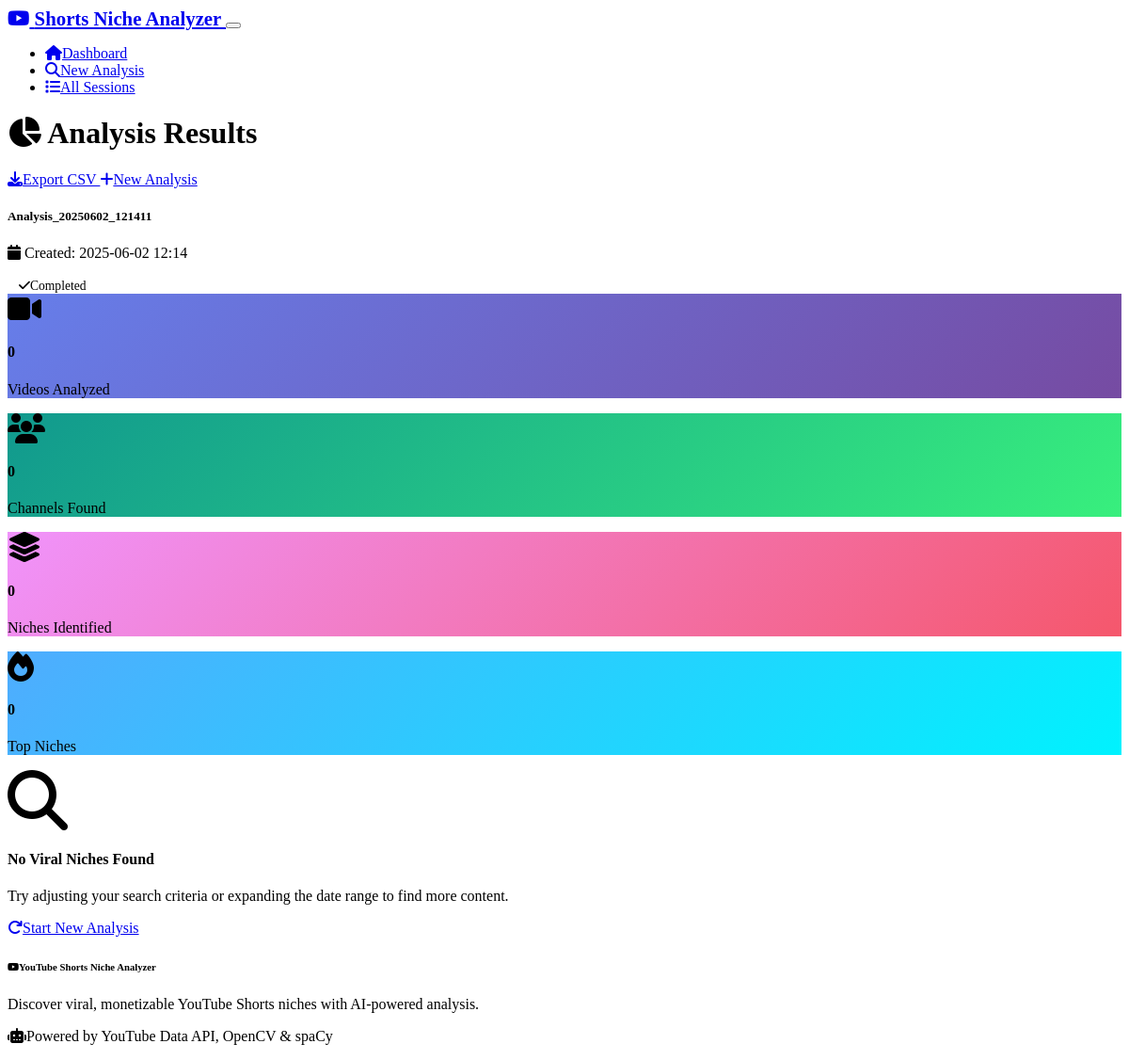
Screenshot of /results/2 with the database file from the repository.
### models.py (models this page shows, shortened)
class AnalysisSession(db.Model):
    id = db.Column(db.Integer, primary_key=True)
    session_name = db.Column(db.String(200), nullable=False)
    created_at = db.Column(db.DateTime, default=datetime.utcnow)
    parameters = db.Column(db.Text)  # JSON string of search parameters
    status = db.Column(db.String(50), default='pending')  # pending, running, completed, failed
    total_videos_analyzed = db.Column(db.Integer, default=0)
    total_channels_found = db.Column(db.Integer, default=0)
    total_niches_identified = db.Column(db.Integer, default=0)

### routes.py (the view)
@app.route('/results/<int:session_id>')
def results(session_id):
    session = AnalysisSession.query.get_or_404(session_id)
    niches = NicheResult.query.filter_by(session_id=session_id).order_by(NicheResult.viral_score.desc()).all()
    return render_template('results.html',
                         session=session,
                         niches=niches,
                         analysis_state=analysis_state)

### templates/results.html (shortened to what this page needs)
{% extends "base.html" %}
{% block content %}
<div class="row">
    <div class="col-12">
        <div class="d-flex justify-content-between align-items-center mb-4">
            <h1 class="display-6">
                <i class="fas fa-chart-pie text-success me-2"></i>
                Analysis Results
            </h1>
            <div class="d-flex gap-2">
                {% if session.status == 'completed' %}
                <a href="{{ url_for('export_csv', session_id=session.id) }}" class="btn btn-success">
                    <i class="fas fa-download me-2"></i>Export CSV
                </a>
                {% endif %}
                <a href="{{ url_for('analyze') }}" class="btn btn-outline-primary">
                    <i class="fas fa-plus me-2"></i>New Analysis
                </a>
            </div>
        </div>
    </div>
</div>
<div class="row mb-4">
    <div class="col-12">
        <div class="card">
            <div class="card-body">
                <div class="row align-items-center">
                    <div class="col-md-8">
                        <h5 class="card-title mb-2">{{ session.session_name }}</h5>
                        <p class="text-muted mb-0">
                            <i class="fas fa-calendar me-1"></i>
                            Created: {{ session.created_at.strftime('%Y-%m-%d %H:%M') }}
                        </p>
                    </div>
                    <div class="col-md-4 text-md-end">
                        {% if session.status == 'completed' %}
                            <span class="badge bg-success fs-6">
                                <i class="fas fa-check me-1"></i>Completed
                            </span>
                        {% elif session.status == 'running' %}
                            <span class="badge bg-primary fs-6">
                                <i class="fas fa-spinner fa-spin me-1"></i>Running
                            </span>
                        {% elif session.status == 'failed' %}
                            <span class="badge bg-danger fs-6">
                                <i class="fas fa-times me-1"></i>Failed
                            </span>
                        {% else %}
                            <span class="badge bg-secondary fs-6">
                                <i class="fas fa-clock me-1"></i>Pending
                            </span>
                        {% endif %}
                    </div>
                </div>
            </div>
        </div>
    </div>
</div>
{% if session.status == 'completed' %}
<div class="row mb-4">
    <div class="col-md-3">
        <div class="card text-center bg-primary text-white">
            <div class="card-body">
                <i class="fas fa-video fa-2x mb-2"></i>
                <h4>{{ session.total_videos_analyzed or 0 }}</h4>
                <p class="mb-0">Videos Analyzed</p>
            </div>
        </div>
    </div>
    <div class="col-md-3">
        <div class="card text-center bg-success text-white">
            <div class="card-body">
                <i class="fas fa-users fa-2x mb-2"></i>
                <h4>{{ session.total_channels_found or 0 }}</h4>
                <p class="mb-0">Channels Found</p>
            </div>
        </div>
    </div>
    <div class="col-md-3">
        <div class="card text-center bg-warning text-white">
            <div class="card-body">
                <i class="fas fa-layer-group fa-2x mb-2"></i>
                <h4>{{ session.total_niches_identified or 0 }}</h4>
                <p class="mb-0">Niches Identified</p>
            </div>
        </div>
    </div>
    <div class="col-md-3">
        <div class="card text-center bg-info text-white">
            <div class="card-body">
                <i class="fas fa-fire fa-2x mb-2"></i>
                <h4>{{ niches|length }}</h4>
                <p class="mb-0">Top Niches</p>
            </div>
        </div>
    </div>
</div>
{% endif %}
{% if niches %}
<div class="row">
    <div class="col-12">
        <h3 class="mb-4">
            <i class="fas fa-trophy text-warning me-2"></i>
            Top Viral Niches
        </h3>
        {% for niche in niches %}
        <div class="card mb-4 border-0 shadow-sm">
            <div class="card-header bg-body-secondary">
                <div class="row align-items-center">
                    <div class="col-md-8">
                        <h5 class="mb-0">
                            <span class="badge bg-primary me-2">#{{ loop.index }}</span>
                            {{ niche.niche_name }}
                        </h5>
                    </div>
                    <div class="col-md-4 text-md-end">
                        <span class="badge bg-success fs-6">
                            <i class="fas fa-star me-1"></i>
                            Viral Score: {{ "%.1f"|format(niche.viral_score) }}
                        </span>
                    </div>
                </div>
            </div>
            <div class="card-body">
                <div class="row g-4">
                    <div class="col-lg-8">
                        <div class="row g-3">
                            <div class="col-sm-3">
                                <div class="text-center">
                                    <div class="h5 text-primary mb-1">{{ niche.total_videos }}</div>
                                    <small class="text-muted">Videos</small>
                                </div>
                            </div>
                            <div class="col-sm-3">
                                <div class="text-center">
                                    <div class="h5 text-success mb-1">{{ "{:,.0f}".format(niche.avg_views_per_day) }}</div>
                                    <small class="text-muted">Avg Views/Day</small>
                                </div>
                            </div>
                            <div class="col-sm-3">
                                <div class="text-center">
                                    <div class="h5 text-warning mb-1">{{ "{:.2%}".format(niche.avg_engagement_ratio) }}</div>
                                    <small class="text-muted">Engagement</small>
                                </div>
                            </div>
                            <div class="col-sm-3">
                                <div class="text-center">
                                    <div class="h5 text-info mb-1">{{ niche.get_top_channels()|length }}</div>
                                    <small class="text-muted">Top Channels</small>
                                </div>
                            </div>
                        </div>
                        {% if niche.get_keywords() %}
                        <div class="mt-3">
                            <h6 class="text-muted mb-2">
                                <i class="fas fa-tags me-1"></i>Popular Keywords
                            </h6>
                            <div class="d-flex flex-wrap gap-1">
                                {% for keyword in niche.get_keywords()[:8] %}
                                <span class="badge bg-body-secondary text-dark">{{ keyword }}</span>
                                {% endfor %}
                            </div>
                        </div>
                        {% endif %}
                        {% if niche.get_top_channels() %}
                        <div class="mt-3">
                            <h6 class="text-muted mb-2">
                                <i class="fas fa-users me-1"></i>Top Performing Channels
                            </h6>
                            <div class="row g-2">
                                {% for channel in niche.get_top_channels()[:3] %}
                                <div class="col-md-4">
                                    <div class="border rounded p-2 bg-body-secondary">
                                        <div class="fw-bold small">{{ channel.channel_title }}</div>
                                        <small class="text-muted">
                                            {{ "{:,}".format(channel.subscriber_count or 0) }} subs •
                                            {{ channel.video_count or 0 }} videos
                                        </small>
                                    </div>
                                </div>
                                {% endfor %}
                            </div>
                        </div>
                        {% endif %}
                    </div>
                    <div class="col-lg-4">
                        {% if niche.get_top_videos() %}
                        <h6 class="text-muted mb-2">
                            <i class="fas fa-fire me-1"></i>Top Videos
                        </h6>
                        {% for video in niche.get_top_videos()[:3] %}
                        <div class="card border-0 bg-body-secondary mb-2">
                            <div class="card-body p-2">
                                <div class="small fw-bold mb-1" style="line-height: 1.3;">
                                    {{ video.title[:50] }}{% if video.title|length > 50 %}...{% endif %}
                                </div>
                                <div class="d-flex justify-content-between align-items-center">
                                    <small class="text-muted">
                                        {{ "{:,}".format(video.view_count) }} views
                                    </small>
                                    <small class="badge bg-success">
                                        {{ "%.1f"|format(video.viral_score) }}
                                    </small>
                                </div>
                            </div>
                        </div>
                        {% endfor %}
                        {% endif %}
                    </div>
                </div>
            </div>
        </div>
        {% endfor %}
    </div>
</div>
{% elif session.status == 'completed' %}
<div class="row">
    <div class="col-12">
        <div class="text-center py-5">
            <i class="fas fa-search fa-4x text-muted mb-4"></i>
            <h4 class="text-muted">No Viral Niches Found</h4>
            <p class="text-muted mb-4">
                Try adjusting your search criteria or expanding the date range to find more content.
            </p>
            <a href="{{ url_for('analyze') }}" class="btn btn-primary">
                <i class="fas fa-redo me-2"></i>Start New Analysis
            </a>
        </div>
    </div>
</div>
{% endif %}
{% endblock %}

### static/css/style.css (style rules this page uses)
:root { --primary-gradient: linear-gradient(135deg, #667eea 0%, #764ba2 100%); --success-gradient: linear-gradient(135deg, #11998e 0%, #38ef7d 100%); --warning-gradient: linear-gradient(135deg, #f093fb 0%, #f5576c 100%); --info-gradient: linear-gradient(135deg, #4facfe 0%, #00f2fe 100%); }
.card { transition: transform 0.2s ease, box-shadow 0.2s ease; }
.card.bg-primary { background: var(--primary-gradient) !important; border: none; }
.card.bg-success { background: var(--success-gradient) !important; border: none; }
.card.bg-warning { background: var(--warning-gradient) !important; border: none; }
.card.bg-info { background: var(--info-gradient) !important; border: none; }
.badge { font-weight: 500; }
.badge.fs-6 { font-size: 0.85rem !important; padding: 0.5rem 0.75rem; }
.fas, .fab { font-family: "Font Awesome 6 Free", "Font Awesome 6 Brands"; }

### rows the page displays
AnalysisSession: session_name "Analysis_20250602_121411", created_at "2025-06-02 12:14", total_videos_analyzed "0", total_channels_found "0", total_niches_identified "0"

### other values shown
{{ niches|length }} "0"
